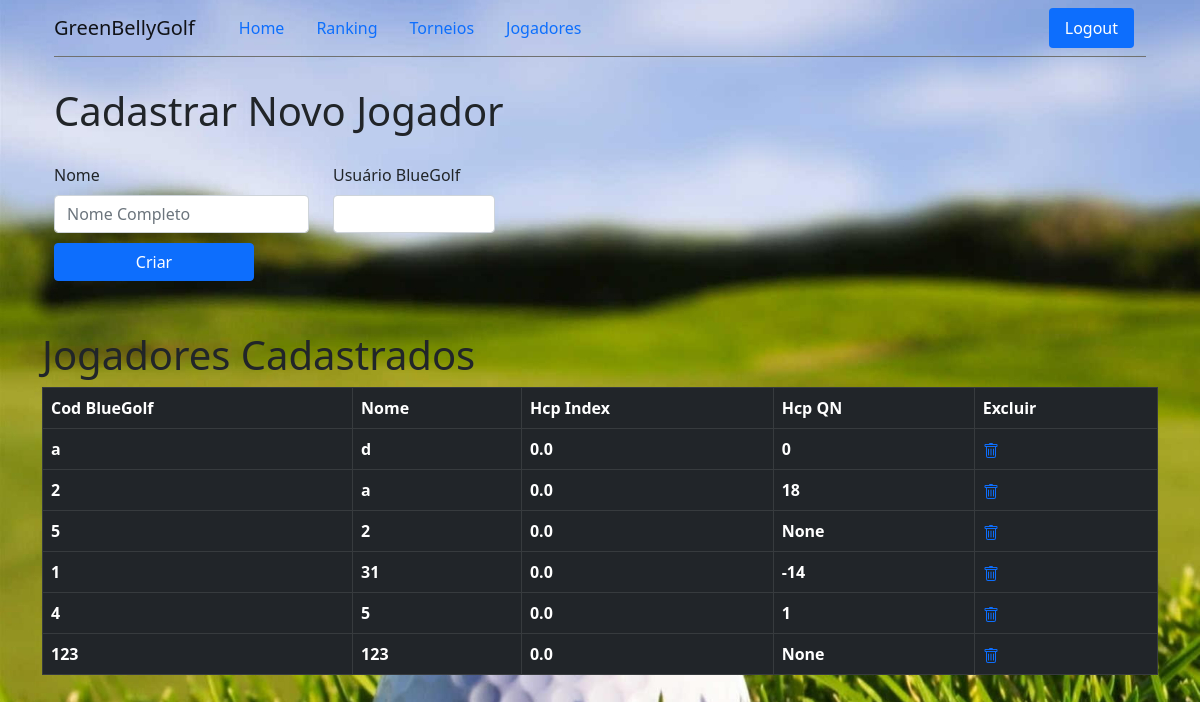
The app's page /jogadores (signed in), older data.
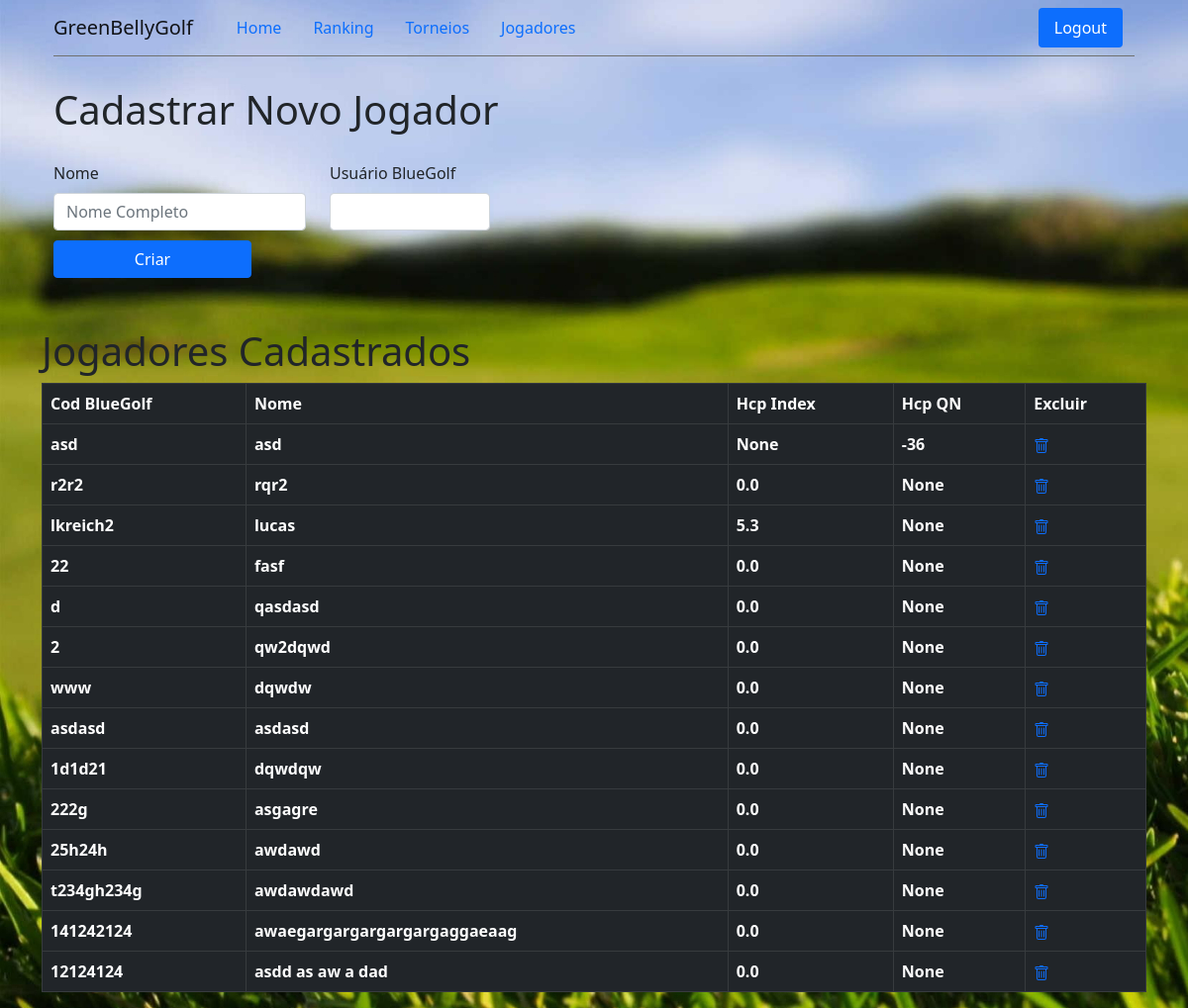
The same page, newer data.
### main.py (models this page shows)
class Player(db.Model):
    id = db.Column(db.Integer, primary_key=True)
    clube_id = db.Column(db.Integer)
    name = db.Column(db.String(1000))
    email = db.Column(db.String(100))
    hcp_id = db.Column(db.String(100))
    hcp_index = db.Column(db.Float)
    hcp_qn = db.Column(db.Integer)
    rest_hcp_qn = db.Column(db.Integer)
    pt_ranking = db.Column(db.Float)
    cat = db.Column(db.String(10))
    juv = db.Column(db.String(10))
    senior = db.Column(db.String(10))

### main.py (the view, shortened to what this page needs)
@ app.route('/jogadores', methods=["GET", "POST"])
@ login_required
def jogadores():
    rows = Player.query.all()
    return render_template('jogadores.html',
                           title='Players',
                           rows=rows, name=current_user.name, logged_in=True)

### main.py (called while the page is built)
@login_manager.user_loader
def load_user(user_id):
    return User.query.get(int(user_id))

### templates/jogadores.html (shortened to what this page needs)
{% extends "base.html" %}
{% block content %}
<div class="container-fluid" style="padding-top:30px">
    <div style="padding-bottom:20px">
        <h1>Cadastrar Novo Jogador</h1>
    </div>
    <form action="{{ url_for('jogadores') }}" method="post" class="row sm-3">
        <div class="col-md-3">
            <label for="name" class="form-label">Nome</label>
            <input type="text" name="name" class="form-control" placeholder="Nome Completo">
        </div>
        <div class="col-md-2">
            <label for="hcp_id" class="form-label">Usuário BlueGolf</label>
            <input type="text" name="hcp_id" class="form-control" placeholder="">
        </div>
        <div class="col-12" style="padding-top: 10px;border:1px">
            <button type="submit" style="width: 200px" class="btn btn-primary">Criar</button>
        </div>
    </form>
</div>
<div class="jog_cad">
    <h1 style="padding-top:50px">Jogadores Cadastrados</h1>
    <div class="table-responsive-sm">
        <table class="table table-dark table-bordered ">
            <thead class="thead-dark">
                <tr>
                    <th scope="col">Cod BlueGolf</th>
                    <th scope="col">Nome</th>
                    <th scope="col">Hcp Index</th>
                    <th scope="col">Hcp QN </th>
                    <th scope="col">Excluir</th>
                </tr>
            </thead>
            <tbody>
                {% for row in rows %}
                <tr>
                    <th scope="row">{{row.hcp_id}}</th>
                    <th scope="row">{{row.name}}</th>
                    <th scope="row">{{row.hcp_index}}</th>
                    <th scope="row">{{row.hcp_qn}}</th>
                    <th scope="row"><a href="/jogadores/{{row.hcp_id}}//delete"
                            onClick="confirm('Isso irá excluir o Jogador do Clube, tem certeza?')">
                        </a>
                    </th>
                </tr>
                {% endfor %}
            </tbody>
        </table>
    </div>
</div>
{% endblock %}

Row changes from the older to the newer data that the page shows:
removed Player: hcp_id "2", name "a", hcp_index "0.0", hcp_qn "18"
changed Player: hcp_id "a" → "asd"; name "d" → "asd"; hcp_index "0.0" → "None"; hcp_qn "0" → "-36"
changed Player: hcp_id "5" → "r2r2"; name "2" → "rqr2"
changed Player: hcp_id "1" → "lkreich2"; name "31" → "lucas"; hcp_index "0.0" → "5.3"; hcp_qn "-14" → "None"
changed Player: hcp_id "4" → "22"; name "5" → "fasf"; hcp_qn "1" → "None"
changed Player: hcp_id "123" → "d"; name "123" → "qasdasd"
added Player: hcp_id "2", name "qw2dqwd", hcp_index "0.0", hcp_qn "None"
added Player: hcp_id "www", name "dqwdw", hcp_index "0.0", hcp_qn "None"
added Player: hcp_id "asdasd", name "asdasd", hcp_index "0.0", hcp_qn "None"
added Player: hcp_id "1d1d21", name "dqwdqw", hcp_index "0.0", hcp_qn "None"
added Player: hcp_id "222g", name "asgagre", hcp_index "0.0", hcp_qn "None"
added Player: hcp_id "25h24h", name "awdawd", hcp_index "0.0", hcp_qn "None"
added Player: hcp_id "t234gh234g", name "awdawdawd", hcp_index "0.0", hcp_qn "None"
added Player: hcp_id "141242124", name "awaegargargargargargaggaeaag", hcp_index "0.0", hcp_qn "None"
added Player: hcp_id "12124124", name "asdd as aw a dad", hcp_index "0.0", hcp_qn "None"
